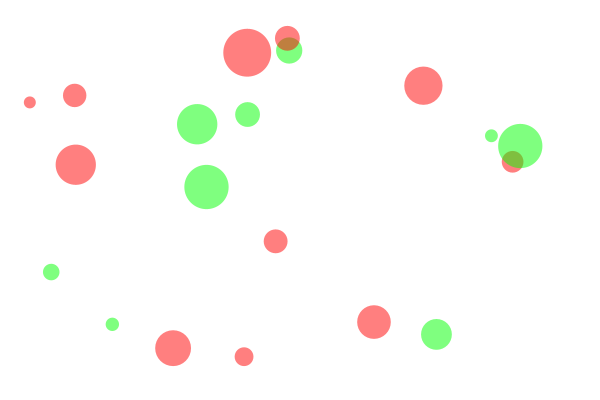
Frame 1 (no input)
Frame 60 (the mouse pressed at the canvas centre just before this capture): identical to frame 1, image omitted
Frame 120 (the mouse held since frame 60 and released just before this capture): identical to frame 1, image omitted

The Processing sketch that drew this single still picture (run headless with seeded random() and noise(); from frame 60 on, the mouse is pressed at the canvas centre):

// Processing sketch: sketch_3_Array_storing_circle_attributes
// ── sketch_3_Array_storing_circle_attributes.pde
int no = 20;
float[] x = new float[no]; // x-position
float[] y = new float[no]; // y-position
float[] r = new float[no]; // radius
int[] c = new int[no]; // color of circle 0-red, 1- green

void setup(){
  size(600,400);
 for (int i = 0; i < no; i++){  
   r[i] = random(10, 50);
   x[i] = random(r[i], width - r[i]); // always show full circles
   y[i] = random(r[i], height - r[i]); // always show full circles
   c[i] = int(random(0,2));
}
}
 
void draw(){
  background(255);
  noStroke();
  for (int i=0; i<20; i++){
 
    if (dist(x[i], y[i], mouseX, mouseY) <= r[i]) {
      if (c[i] == 0) {
      fill(255, 0, 0, 128);
      ellipse(x[i], y[i], r[i]+10, r[i]+10); // if c[i] = 0, draw larger red circle
      } else {
      fill(0, 255, 0, 128); // fill red
      ellipse(x[i], y[i], r[i]-10, r[i]-10); // if c[i] = 1, draw smaller green circle
      }
    } else {
      if (c[i] == 0) {
        fill(255, 0, 0, 128); // fill red
      } else {
        fill(0, 255, 0, 128); // fill green
      }
      ellipse(x[i], y[i], r[i], r[i]);
    }
  }
}
